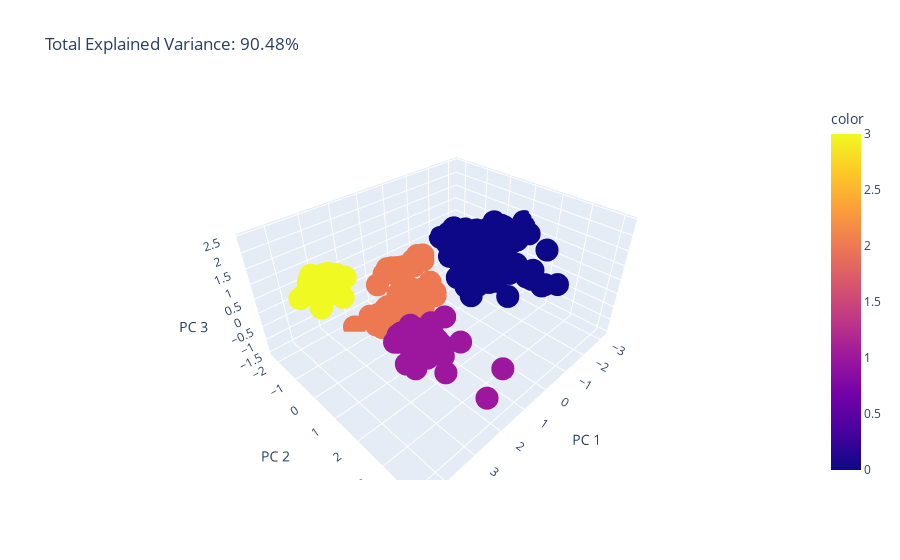

Notebook cell for this chart:
### Code cell
import plotly.express as px

pca = PCA(n_components=3)
components = pca.fit_transform(scale(inference_df))

total_var = pca.explained_variance_ratio_.sum() * 100

labels = {
    str(i): f"PC {i+1} ({var:.1f}%)"
    for i, var in enumerate(pca.explained_variance_ratio_ * 100)
}

fig = px.scatter_3d(
    components, x=0, y=1, z=2, color=inference_df['label'],
    title=f'Total Explained Variance: {total_var:.2f}%',
    labels={'0': 'PC 1', '1': 'PC 2', '2': 'PC 3'}
)
fig.show()

### Figure 1 — Plotly figure (JSON) as saved in the notebook; plotly's stock layout.template omitted (floating-point values rounded to 4 significant figures; data arrays with more than 128 entries replaced by an {"elided": "..."} marker saying what was removed)
{"data": [{"hovertemplate": "PC 1=%{x}<br>PC 2=%{y}<br>PC 3=%{z}<br>color=%{marker.color}<extra></extra>", "legendgroup": "", "marker": {"color": {"elided": "274 int values"}, "coloraxis": "coloraxis", "symbol": "circle"}, "mode": "markers", "name": "", "scene": "scene", "showlegend": false, "type": "scatter3d", "x": {"elided": "274 float values"}, "y": {"elided": "274 float values"}, "z": {"elided": "274 float values"}}], "layout": {"coloraxis": {"colorbar": {"title": {"text": "color"}}, "colorscale": [[0, "#0d0887"], [0.1111, "#46039f"], [0.2222, "#7201a8"], [0.3333, "#9c179e"], [0.4444, "#bd3786"], [0.5556, "#d8576b"], [0.6667, "#ed7953"], [0.7778, "#fb9f3a"], [0.8889, "#fdca26"], [1, "#f0f921"]]}, "legend": {"tracegroupgap": 0}, "scene": {"domain": {"x": [0, 1], "y": [0, 1]}, "xaxis": {"title": {"text": "PC 1"}}, "yaxis": {"title": {"text": "PC 2"}}, "zaxis": {"title": {"text": "PC 3"}}}, "title": {"text": "Total Explained Variance: 90.48%"}}}
